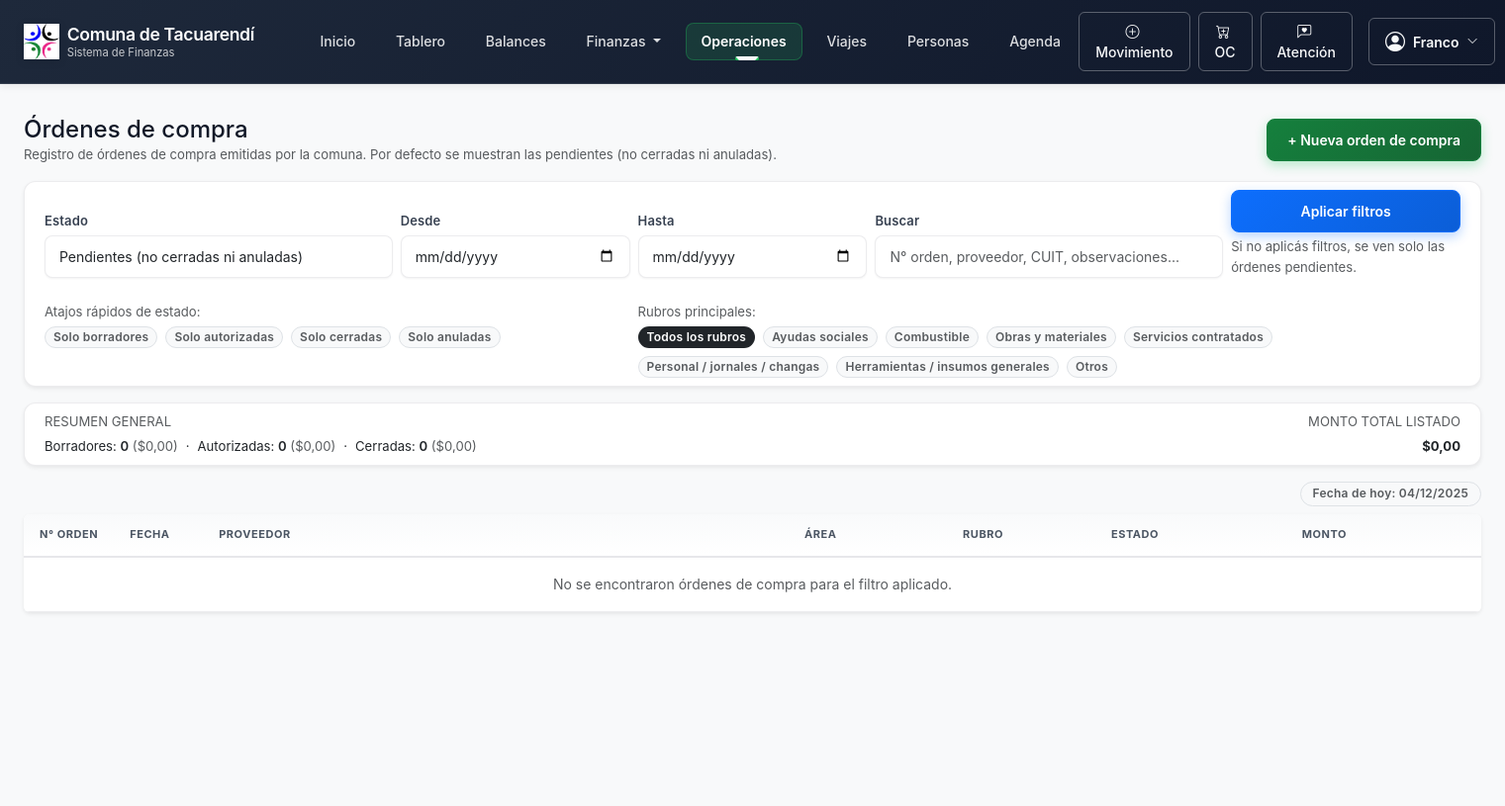
The app's page /ordenes-compra/ (signed in), older data.
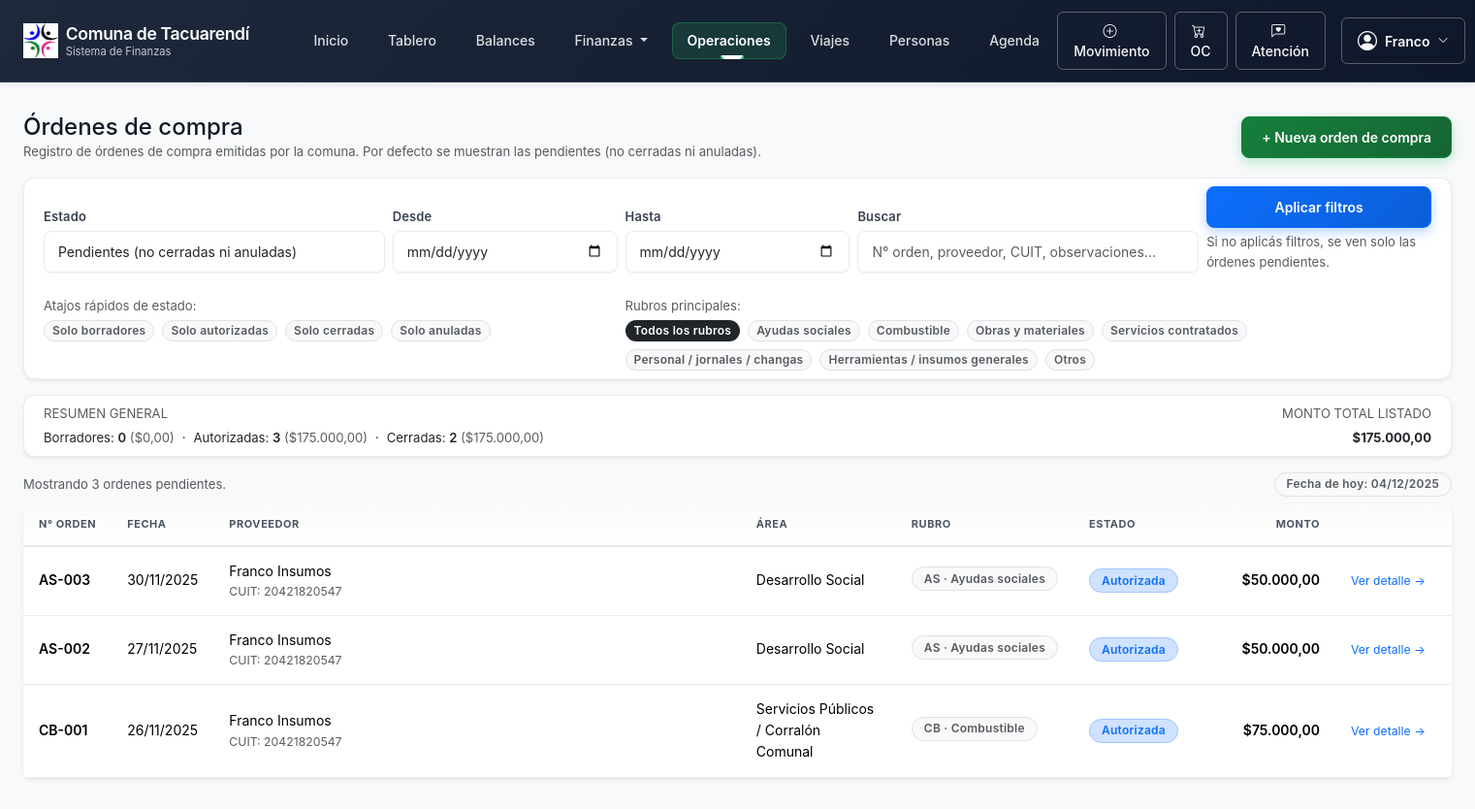
The same page, newer data.
### finanzas/models.py (models this page shows, shortened)
class OrdenCompra(models.Model):
    ESTADO_BORRADOR = "BORRADOR"
    ESTADO_AUTORIZADA = "AUTORIZADA"
    ESTADO_CERRADA = "CERRADA"
    ESTADO_ANULADA = "ANULADA"
    ESTADO_CHOICES = [
        (ESTADO_BORRADOR, "Borrador"),
        (ESTADO_AUTORIZADA, "Autorizada"),
        (ESTADO_CERRADA, "Cerrada"),
        (ESTADO_ANULADA, "Anulada"),
    ]
    RUBRO_AYUDAS = "AS"
    RUBRO_COMBUSTIBLE = "CB"
    RUBRO_OBRAS = "OB"
    RUBRO_SERVICIOS = "SV"
    RUBRO_PERSONAL = "PE"
    RUBRO_HERRAMIENTAS = "HI"
    RUBRO_OTROS = "OT"
    RUBRO_CHOICES = [
        (RUBRO_AYUDAS, "Ayudas sociales"),
        (RUBRO_COMBUSTIBLE, "Combustible"),
        (RUBRO_OBRAS, "Obras y materiales"),
        (RUBRO_SERVICIOS, "Servicios contratados"),
        (RUBRO_PERSONAL, "Personal / jornales / changas"),
        (RUBRO_HERRAMIENTAS, "Herramientas / insumos generales"),
        (RUBRO_OTROS, "Otros"),
    ]
    serie = models.ForeignKey(
        SerieOC,
        on_delete=models.SET_NULL,
        null=True,
        blank=True,
        related_name="ordenes_compra",
        help_text="Serie opcional para numeración (puede quedar vacía).",
    )
    numero = models.CharField(
        max_length=30,
        blank=True,
        help_text=(
            "Número interno de la OC. Si lo dejás vacío y usás serie, se puede "
            "autogenerar desde la serie. En la impresión se muestra junto con rubro/serie."
        ),
    )
    fecha_oc = models.DateField(
        help_text="Fecha de emisión de la orden de compra.",
    )
    estado = models.CharField(
        max_length=15,
        choices=ESTADO_CHOICES,
        default=ESTADO_BORRADOR,
        db_index=True,
    )
    rubro_principal = models.CharField(
        max_length=2,
        choices=RUBRO_CHOICES,
        blank=True,
        help_text="Rubro macro de la OC (para filtros rápidos).",
    )
    proveedor = models.ForeignKey(
        Proveedor,
        on_delete=models.SET_NULL,
        null=True,
        blank=True,
        related_name="ordenes_compra",
    )
    proveedor_nombre = models.CharField(
        max_length=200,
        blank=True,
        help_text="Texto que se imprime en la OC (por si cambiás el proveedor en el maestro).",
    )
    proveedor_cuit = models.CharField(max_length=20, blank=True)
    area = models.ForeignKey(
        Area,
        on_delete=models.SET_NULL,
        null=True,
        blank=True,
        related_name="ordenes_compra",
    )
    observaciones = models.TextField(blank=True)
    creado_por = models.ForeignKey(
        settings.AUTH_USER_MODEL,
        on_delete=models.SET_NULL,
        null=True,
        blank=True,
        related_name="ordenes_compra_creadas",
    )
    actualizado_por = models.ForeignKey(
        settings.AUTH_USER_MODEL,
        on_delete=models.SET_NULL,
        null=True,
        blank=True,
        related_name="ordenes_compra_actualizadas",
    )
    fecha_creacion = models.DateTimeField(auto_now_add=True)
    actualizado_en = models.DateTimeField(auto_now=True)
    class Meta:
        verbose_name = "Orden de compra"
        verbose_name_plural = "Órdenes de compra"
        ordering = ["-fecha_oc", "-id"]
    @property
    def total_monto(self) -> Decimal:
        from django.db.models import Sum as _Sum
        total = self.lineas.aggregate(total=_Sum("monto"))["total"]
        if total is None:
            return Decimal("0.00")
        return total

class Proveedor(models.Model):
    nombre = models.CharField(max_length=200)
    cuit = models.CharField(max_length=20, blank=True, db_index=True)
    direccion = models.CharField(max_length=255, blank=True)
    telefono = models.CharField(max_length=50, blank=True)
    email = models.EmailField(blank=True)
    activo = models.BooleanField(default=True)
    class Meta:
        verbose_name = "Proveedor"
        verbose_name_plural = "Proveedores"

class Area(models.Model):
    nombre = models.CharField(max_length=100)
    descripcion = models.TextField(blank=True)
    activo = models.BooleanField(default=True)
    class Meta:
        verbose_name = "Área"
        verbose_name_plural = "Áreas"
    def __str__(self):
        return self.nombre

### finanzas/views_oc.py (the view, shortened to what this page needs)
# urls.py: path("ordenes-compra/", OCListView.as_view(), name="oc_list"),
    class OCListView(OperadorFinanzasRequiredMixin, ListView):
        model = OrdenCompra
        template_name = "finanzas/orden_compra_list.html"
        context_object_name = "ordenes"
        paginate_by = 25
        def get_queryset(self):
            qs = (
                self.model.objects.select_related("proveedor", "area")
                .prefetch_related("lineas")
            )
            estado = (self.request.GET.get("estado") or "PENDIENTES").strip()
            fecha_desde_raw = (self.request.GET.get("desde") or "").strip()
            fecha_hasta_raw = (self.request.GET.get("hasta") or "").strip()
            q = (self.request.GET.get("q") or "").strip()
            rubro = (self.request.GET.get("rubro") or "").strip()
            fecha_desde = _parse_date_or_none(fecha_desde_raw)
            fecha_hasta = _parse_date_or_none(fecha_hasta_raw)
            if estado == "PENDIENTES":
                qs = qs.exclude(
                    estado__in=[OrdenCompra.ESTADO_CERRADA, OrdenCompra.ESTADO_ANULADA]
                )
            elif estado == "TODAS":
                pass
            elif estado in [
                OrdenCompra.ESTADO_BORRADOR,
                OrdenCompra.ESTADO_AUTORIZADA,
                OrdenCompra.ESTADO_CERRADA,
                OrdenCompra.ESTADO_ANULADA,
            ]:
                qs = qs.filter(estado=estado)
            if fecha_desde:
                qs = qs.filter(fecha_oc__gte=fecha_desde)
            if fecha_hasta:
                qs = qs.filter(fecha_oc__lte=fecha_hasta)
            if rubro:
                qs = qs.filter(rubro_principal=rubro)
            return qs.order_by("-fecha_oc", "-id")
        def get_context_data(self, **kwargs):
            ctx = super().get_context_data(**kwargs)
            user = self.request.user
            estado = (self.request.GET.get("estado") or "PENDIENTES").strip()
            q = (self.request.GET.get("q") or "").strip()
            rubro = (self.request.GET.get("rubro") or "").strip()
            hay_filtros = bool(
                self.request.GET.get("desde")
                or self.request.GET.get("hasta")
                or q
                or rubro
                or estado not in ["PENDIENTES"]
            )
            hoy = timezone.now().date()
            total_monto_listado = (
                self.object_list.aggregate(total=Sum("lineas__monto"))["total"]
                or Decimal("0.00")
            )
            borradores_qs = OrdenCompra.objects.filter(
                estado=OrdenCompra.ESTADO_BORRADOR
            )
            autorizadas_qs = OrdenCompra.objects.filter(
                estado=OrdenCompra.ESTADO_AUTORIZADA
            )
            cerradas_qs = OrdenCompra.objects.filter(
                estado=OrdenCompra.ESTADO_CERRADA
            )
            resumen_borradores_cantidad = borradores_qs.count()
            resumen_autorizadas_cantidad = autorizadas_qs.count()
            resumen_cerradas_cantidad = cerradas_qs.count()
            resumen_borradores_monto = (
                borradores_qs.aggregate(total=Sum("lineas__monto"))["total"]
                or Decimal("0.00")
            )
            resumen_autorizadas_monto = (
                autorizadas_qs.aggregate(total=Sum("lineas__monto"))["total"]
                or Decimal("0.00")
            )
            resumen_cerradas_monto = (
                cerradas_qs.aggregate(total=Sum("lineas__monto"))["total"]
                or Decimal("0.00")
            )
            RUBROS_OC = getattr(
                OrdenCompra,
                "RUBRO_CHOICES",
                [
                    ("AS", "Ayudas sociales"),
                    ("CB", "Combustible"),
                    ("OB", "Obras y materiales"),
                    ("SV", "Servicios contratados"),
                    ("PE", "Personal / jornales / changas"),
                    ("HI", "Herramientas / insumos generales"),
                    ("OT", "Otros"),
                ],
            )
            rubros_resumen = (
                self.object_list.exclude(rubro_principal__isnull=True)
                .exclude(rubro_principal__exact="")
                .values("rubro_principal")
                .annotate(
                    total_monto=Sum("lineas__monto"),
                    cantidad=Count("id"),
                )
                .order_by("-total_monto")
            )
            ctx.update(
                {
                    "hoy": hoy,
                    "estado_actual": estado,
                    "q": q,
                    "rubro_actual": rubro,
                    "hay_filtros": hay_filtros,
                    "total_monto_listado": total_monto_listado,
                    "RUBROS_OC": RUBROS_OC,
                    "rubros_resumen": rubros_resumen,
                    "resumen_borradores_cantidad": resumen_borradores_cantidad,
                    "resumen_borradores_monto": resumen_borradores_monto,
                    "resumen_autorizadas_cantidad": resumen_autorizadas_cantidad,
                    "resumen_autorizadas_monto": resumen_autorizadas_monto,
                    "resumen_cerradas_cantidad": resumen_cerradas_cantidad,
                    "resumen_cerradas_monto": resumen_cerradas_monto,
                }
            )
            ctx.update(_roles_ctx(user))
            return ctx

### finanzas/templates/finanzas/orden_compra_list.html (shortened to what the changed rows need)
{% extends "finanzas/base.html" %}
{% load humanize %}
{% load finanzas_extras %}
{% block content %}
<div class="d-flex justify-content-between align-items-center mb-3">
  <div>
    <h1 class="h4 mb-0">Órdenes de compra</h1>
  </div>
</div>
<form method="get" class="card shadow-sm mb-3">
  <div class="card-body py-2">
    <div class="row g-2 mt-3">
      <div class="col-12 col-lg-7">
        <div class="d-flex flex-wrap gap-2">
          <a
            href="?{% if estado_actual %}estado={{ estado_actual }}&{% endif %}"
            class="badge rounded-pill px-2 py-1 text-decoration-none
              {% if not rubro_actual %}bg-dark text-white{% else %}bg-light text-muted border{% endif %}
            "
          >
            Todos los rubros
          </a>
          {% for value,label in RUBROS_OC %}
            <a
              href="?estado={{ estado_actual }}{% if request.GET.desde %}&desde={{ request.GET.desde }}{% endif %}{% if request.GET.hasta %}&hasta={{ request.GET.hasta }}{% endif %}{% if q %}&q={{ q }}{% endif %}&rubro={{ value }}"
              class="badge rounded-pill px-2 py-1 text-decoration-none
                {% if rubro_actual == value %}bg-info-subtle text-info border border-info-subtle{% else %}bg-light text-muted border{% endif %}
              "
            >
              {{ label }}
            </a>
          {% endfor %}
        </div>
      </div>
    </div>
  </div>
</form>
<div class="card shadow-sm mb-3 small">
  <div class="card-body py-2">
    <div class="row g-2 align-items-center">
      <div class="col-12 col-md-8">
        <div class="d-flex flex-wrap gap-2">
          <span>
            Autorizadas:
            <span class="fw-semibold">{{ resumen_autorizadas_cantidad }}</span>
            <span class="text-muted">
              (${{ resumen_autorizadas_monto|formato_pesos }})
            </span>
          </span>
          <span>
            Cerradas:
            <span class="fw-semibold">{{ resumen_cerradas_cantidad }}</span>
            <span class="text-muted">
              (${{ resumen_cerradas_monto|formato_pesos }})
            </span>
          </span>
        </div>
      </div>
      <div class="col-12 col-md-4 text-md-end">
        <div class="text-muted text-uppercase mb-1">
          Monto total listado
        </div>
        <div class="fw-bold">
          ${{ total_monto_listado|formato_pesos }}
        </div>
      </div>
    </div>
  </div>
</div>
<div class="d-flex justify-content-between align-items-center mb-2 small text-muted">
  <div>
    {% if page_obj %}
      {% if hay_filtros %}
        Mostrando {{ page_obj.paginator.count }} orden{{ page_obj.paginator.count|pluralize:"es" }}
        para el filtro aplicado.
      {% else %}
        Mostrando {{ page_obj.paginator.count }} orden{{ page_obj.paginator.count|pluralize:"es" }}
        pendientes.
      {% endif %}
    {% endif %}
  </div>
  <div class="text-end d-none d-md-block">
    <span class="badge bg-light text-muted border">
    </span>
  </div>
</div>
<div class="table-responsive shadow-sm bg-white rounded">
  <table class="table table-sm align-middle mb-0 table-hover">
    <thead class="table-light">
      <tr>
        <th style="width:80px;">N° orden</th>
        <th style="width:90px;">Fecha</th>
        <th>Proveedor</th>
        <th style="width:160px;">Área</th>
        <th style="width:150px;">Rubro</th>
        <th style="width:130px;">Estado</th>
        <th class="text-end" style="width:140px;">Monto</th>
        <th style="width:120px;"></th>
      </tr>
    </thead>
    <tbody>
      {% for orden in ordenes %}
        <tr>
          <td>
            <span class="fw-semibold">
              {{ orden.numero|default:orden.id }}
            </span>
          </td>
          <td>{{ orden.fecha_oc|date:"d/m/Y" }}</td>
          <td>
            {% if orden.proveedor %}
              {{ orden.proveedor.nombre }}
            {% elif orden.proveedor_nombre %}
              {{ orden.proveedor_nombre }}
            {% else %}
              <span class="text-muted">Sin proveedor</span>
            {% endif %}
            {% if orden.proveedor_cuit %}
              <div class="text-muted small">CUIT: {{ orden.proveedor_cuit }}</div>
            {% endif %}
          </td>
          <td>{{ orden.area|default:"-" }}</td>
          <td>
            {% if orden.get_rubro_principal_display %}
              <span class="badge bg-light text-muted border mb-1 align-self-start">
                {% if orden.rubro_principal %}
                  {{ orden.rubro_principal }} · {{ orden.get_rubro_principal_display }}
                {% else %}
                  {{ orden.get_rubro_principal_display }}
                {% endif %}
              </span>
            {% else %}
              <span class="text-muted small">-</span>
            {% endif %}
          </td>
          <td>
            {% if orden.estado == orden.ESTADO_BORRADOR %}
              <span class="badge bg-secondary-subtle text-secondary border border-secondary-subtle">
                Borrador
              </span>
            {% elif orden.estado == orden.ESTADO_AUTORIZADA %}
              <span class="badge bg-primary-subtle text-primary border border-primary-subtle">
                Autorizada
              </span>
            {% elif orden.estado == orden.ESTADO_CERRADA %}
              <span class="badge bg-success-subtle text-success border border-success-subtle">
                Cerrada
              </span>
            {% elif orden.estado == orden.ESTADO_ANULADA %}
              <span class="badge bg-danger-subtle text-danger border border-danger-subtle">
                Anulada
              </span>
            {% else %}
              <span class="badge bg-light text-muted border">
                -
              </span>
            {% endif %}
          </td>
          <td class="text-end">
            <span class="fw-semibold">
              ${{ orden.total_monto|formato_pesos }}
            </span>
          </td>
          <td>
            <a href="{% url 'finanzas:oc_detail' orden.pk %}" class="small text-decoration-none">
              Ver detalle →
            </a>
          </td>
        </tr>
      {% empty %}
        <tr>
          <td colspan="8" class="text-center py-3 text-muted">
            No se encontraron órdenes de compra para el filtro aplicado.
          </td>
        </tr>
      {% endfor %}
    </tbody>
  </table>
</div>
{% endblock %}

Row changes from the older to the newer data that the page shows:
added OrdenCompra: numero "AS-003", fecha_oc "30/11/2025", proveedor.nombre "Franco Insumos", proveedor_cuit "20421820547", area "Desarrollo Social", rubro_principal "AS", rubro_principal "Ayudas sociales", estado "Autorizada", total_monto "50.000,00"
added OrdenCompra: numero "AS-002", fecha_oc "27/11/2025", proveedor.nombre "Franco Insumos", proveedor_cuit "20421820547", area "Desarrollo Social", rubro_principal "AS", rubro_principal "Ayudas sociales", estado "Autorizada", total_monto "50.000,00"
added OrdenCompra: numero "CB-001", fecha_oc "26/11/2025", proveedor.nombre "Franco Insumos", proveedor_cuit "20421820547", area "Servicios Públicos / Corralón Comunal", rubro_principal "CB", rubro_principal "Combustible", estado "Autorizada", total_monto "75.000,00"
Text that changed along with them:
{{ resumen_autorizadas_cantidad }}: "0" → "3"
{{ resumen_autorizadas_monto|formato_pesos }}: "0,00" → "175.000,00"
{{ resumen_cerradas_cantidad }}: "0" → "2"
{{ resumen_cerradas_monto|formato_pesos }}: "0,00" → "175.000,00"
{{ total_monto_listado|formato_pesos }}: "0,00" → "175.000,00"
{{ page_obj.paginator.count }}: (not shown) → "3"
text no longer shown: "No se encontraron órdenes de compra para el filtro aplicado."
text now shown: "Mostrando orden pendientes."
